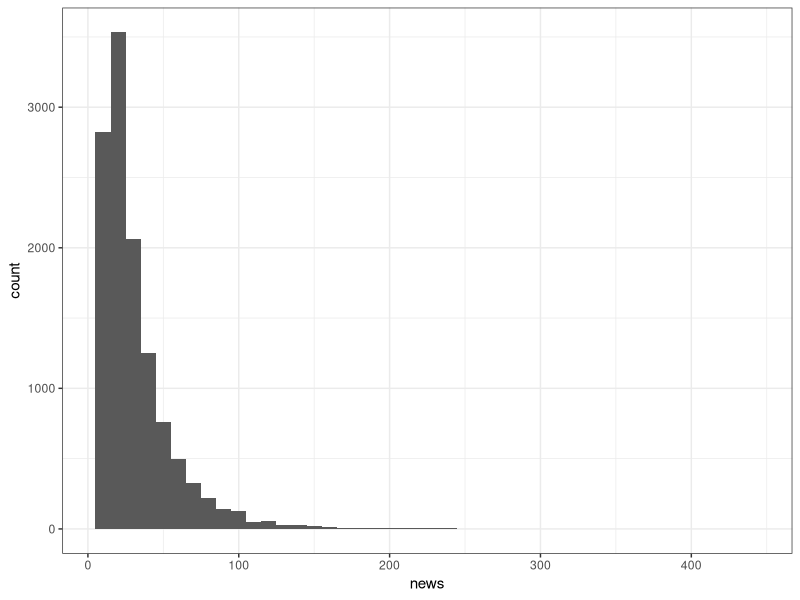
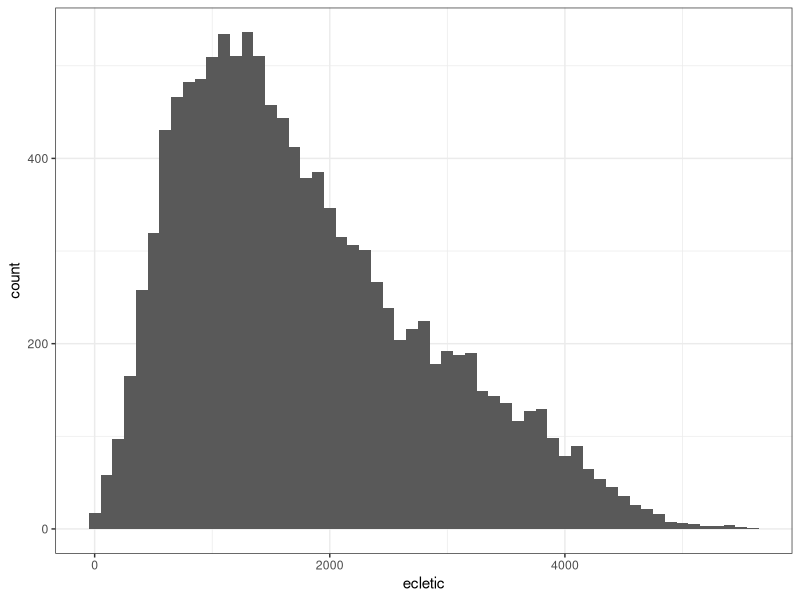
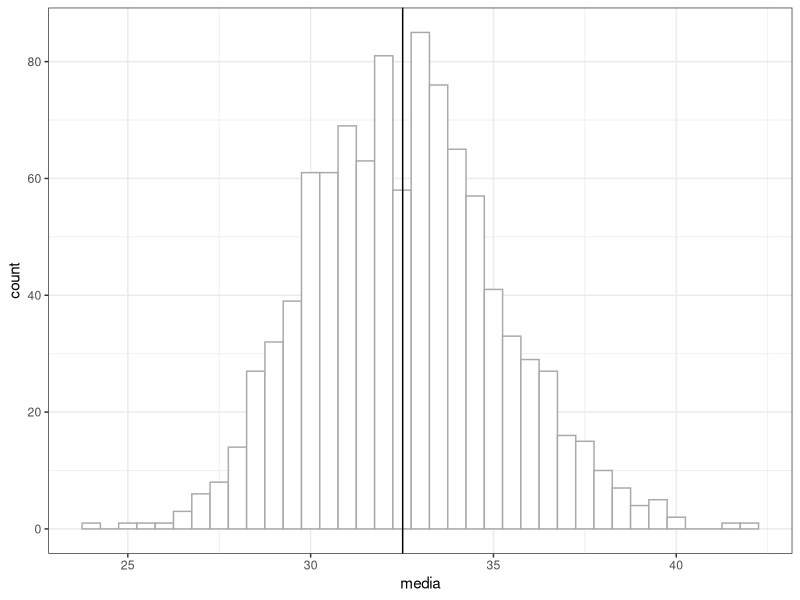
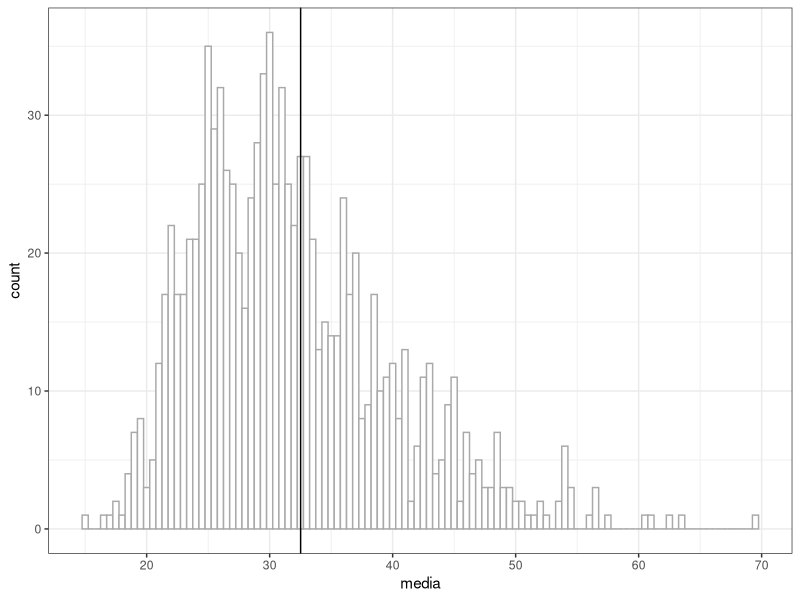
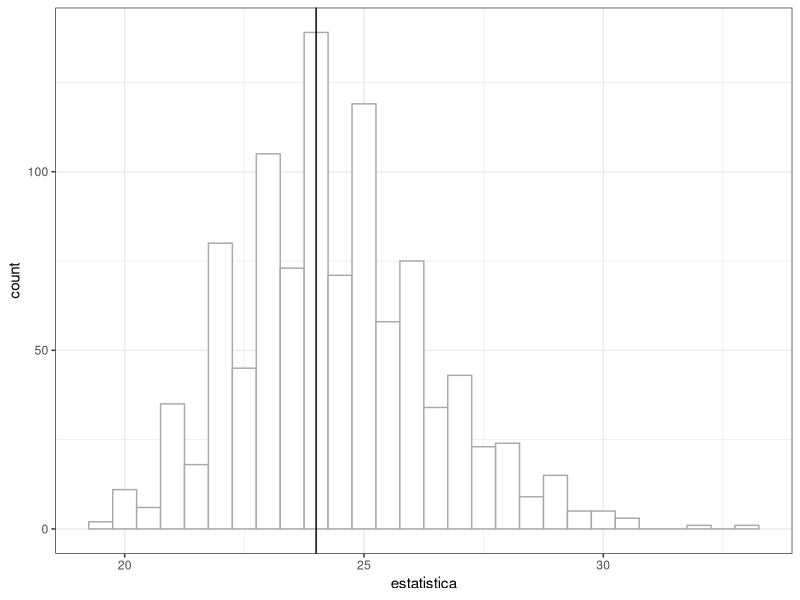
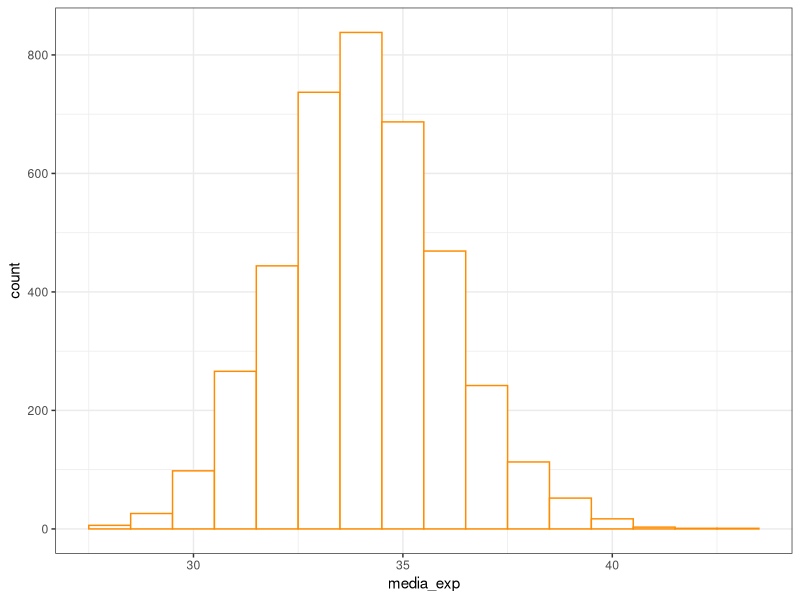
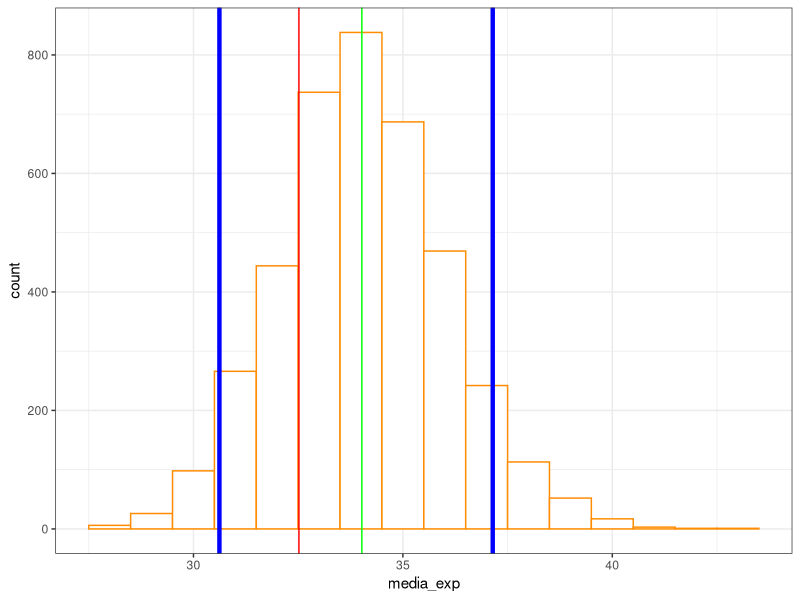
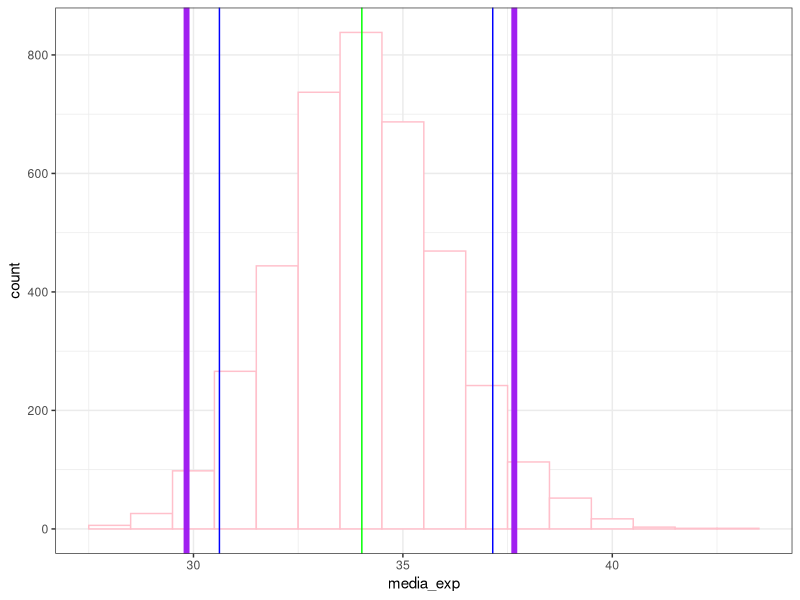

Generate these figures, in order, with R:
## ---- chunk 1
knitr::opts_chunk$set(echo = TRUE)
library(tidyverse)
#library(GGally)
library(here)
theme_set(theme_bw())
## ---- chunk 2
lastfm = read_csv(here("dados", "experimento-lastfm.csv"), 
                  col_types = cols(.default = col_double(), 
                                   user = col_character()))
glimpse(lastfm)

lastfm = select(lastfm, news, ecletic)

lastfm %>% ggplot(aes(news)) + geom_histogram(binwidth = 10)
lastfm %>% ggplot(aes(ecletic)) + geom_histogram(binwidth = 100)
## ---- chunk 3
sample(lastfm$news, 100) %>% mean()
sample(lastfm$news, 100) %>% mean()
sample(lastfm$news, 100) %>% mean()
## ---- chunk 4
set.seed(1)

amostras = data.frame(amostra = 1:1000) %>% # faremos 1000 vezes
  mutate(media = map_dbl(amostra, ~ lastfm %>% 
                                      pull(news) %>% 
                                      sample(100) %>% 
                                      mean()))

amostras

amostras %>% 
  ggplot(aes(media)) + 
  geom_histogram(binwidth = .5, fill = "white", colour = "darkgrey") + 
  geom_vline(xintercept = mean(lastfm$news)) # média calculada com todos os dados
## ---- chunk 5
amostras = data.frame(amostra = 1:1000) %>% # faremos 1000 vezes
  mutate(media = map_dbl(amostra, ~ lastfm %>% 
                                      pull(news) %>% 
                                      sample(10) %>% 
                                      mean()))

amostras

amostras %>% 
  ggplot(aes(media)) + 
  geom_histogram(binwidth = .5, fill = "white", colour = "darkgrey") + 
  geom_vline(xintercept = mean(lastfm$news)) # média calculada com todos os dados

## ---- chunk 6
amostras = data.frame(amostra = 1:1000) %>% # faremos 1000 vezes
  mutate(estatistica = map_dbl(amostra, ~ lastfm %>% 
                                      pull(news) %>% 
                                      sample(100) %>% 
                                      median()))

amostras

amostras %>% 
  ggplot(aes(estatistica)) + 
  geom_histogram(binwidth = .5, fill = "white", colour = "darkgrey") + 
  geom_vline(xintercept = median(lastfm$news)) # média calculada com todos os dados
## ---- chunk 7
amostra = lastfm %>%  
  sample_n(200) %>% 
  pull(news)

media_amostra = mean(amostra)

repeticoes = 4000 # pelo menos 2000, mas mais não faz mal.

exp_com_bootstrap <- function(x){
  boot_x <- sample(x,
                   size = NROW(x), 
                   replace = TRUE) # aqui é o bootstrap
  return(mean(boot_x))
}

# Agora o input das reamostragens é a amostra!
experimentos = data_frame(i = 1:repeticoes) %>% 
    rowwise() %>% 
    mutate(media_exp = exp_com_bootstrap(amostra)) %>%  # <- Aqui!
    ungroup() 

ggplot(experimentos, aes(x = media_exp)) + 
  geom_histogram(binwidth = 1, colour = "darkorange", fill = "white")
summary(experimentos)
## ---- chunk 8
# IC com 90%: 
alpha = .1
quantile(experimentos$media_exp, 
         probs = c(.05, .95))

cis = experimentos %>% 
    mutate(diferenca = media_exp - media_amostra) %>% 
    summarise(l = quantile(diferenca, alpha/2), 
              u = quantile(diferenca, 1 - alpha/2)) %>% 
    mutate(ci_lower = media_amostra - u, 
           ci_upper = media_amostra - l)

ggplot(experimentos, aes(x = media_exp)) + 
  geom_histogram(binwidth = 1, colour = "darkorange", fill = "white") + 
  geom_vline(aes(xintercept = cis$ci_lower), colour = "blue", size = 1.5) + 
  geom_vline(aes(xintercept = cis$ci_upper), colour = "blue", size = 1.5) + 
  geom_vline(aes(xintercept = media_amostra), colour = "green") + 
    geom_vline(aes(xintercept = mean(lastfm$news)), colour = "red")
## ---- chunk 9
# IC com 95%: 
alpha2 = .05
cis2 = experimentos %>% 
    mutate(diferenca = media_exp - media_amostra) %>% 
    summarise(l = quantile(diferenca, alpha2/2), 
              u = quantile(diferenca, 1 - alpha2/2)) %>% 
    mutate(ci_lower = media_amostra - u, 
           ci_upper = media_amostra - l)

ggplot(experimentos, aes(x = media_exp)) + 
  geom_histogram(binwidth = 1, colour = "pink", fill = "white") + 
    geom_vline(aes(xintercept = cis$ci_lower), colour = "blue") + 
  geom_vline(aes(xintercept = cis$ci_upper), colour = "blue") + 
  geom_vline(aes(xintercept = cis2$ci_lower), colour = "purple", size = 2) + 
  geom_vline(aes(xintercept = cis2$ci_upper), colour = "purple", size = 2) + 
  geom_vline(aes(xintercept = media_amostra), colour = "green")

